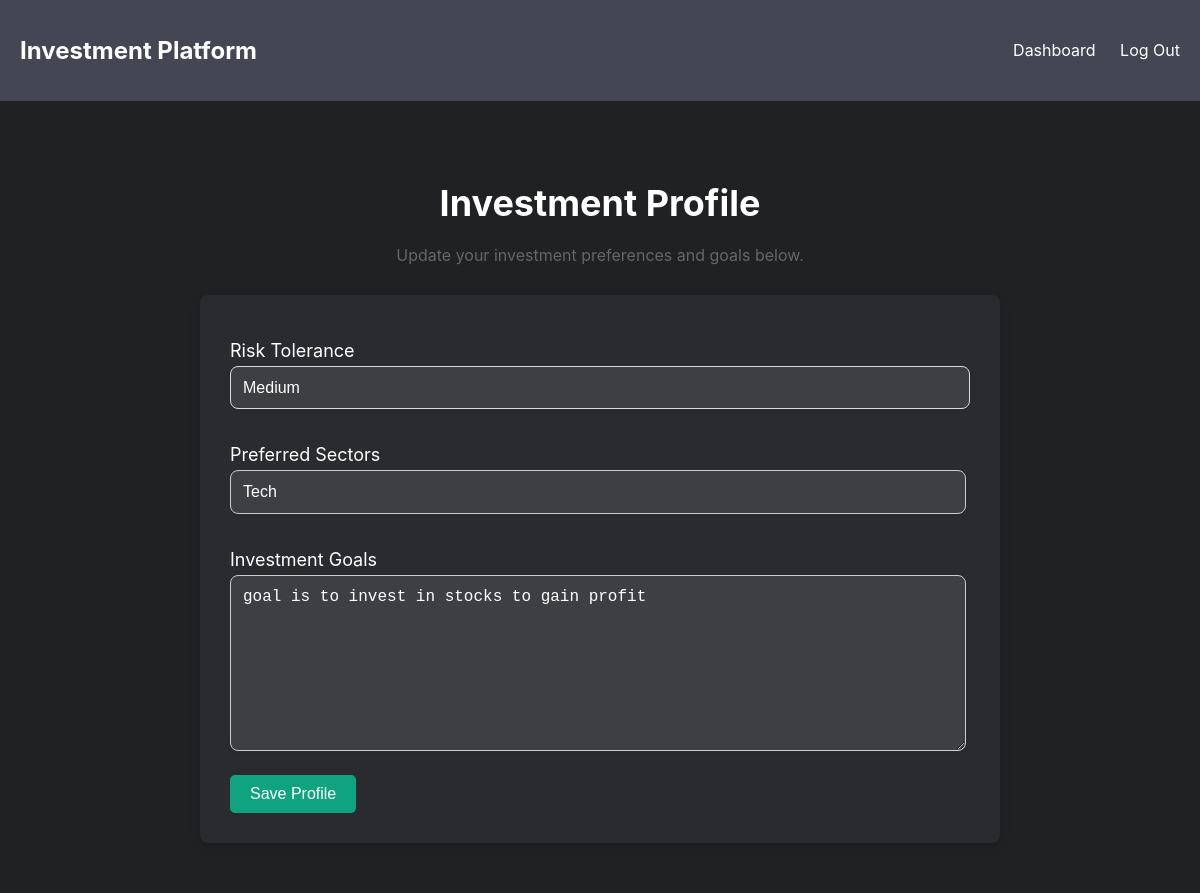
The page /profile (signed in) on the database as committed earlier.
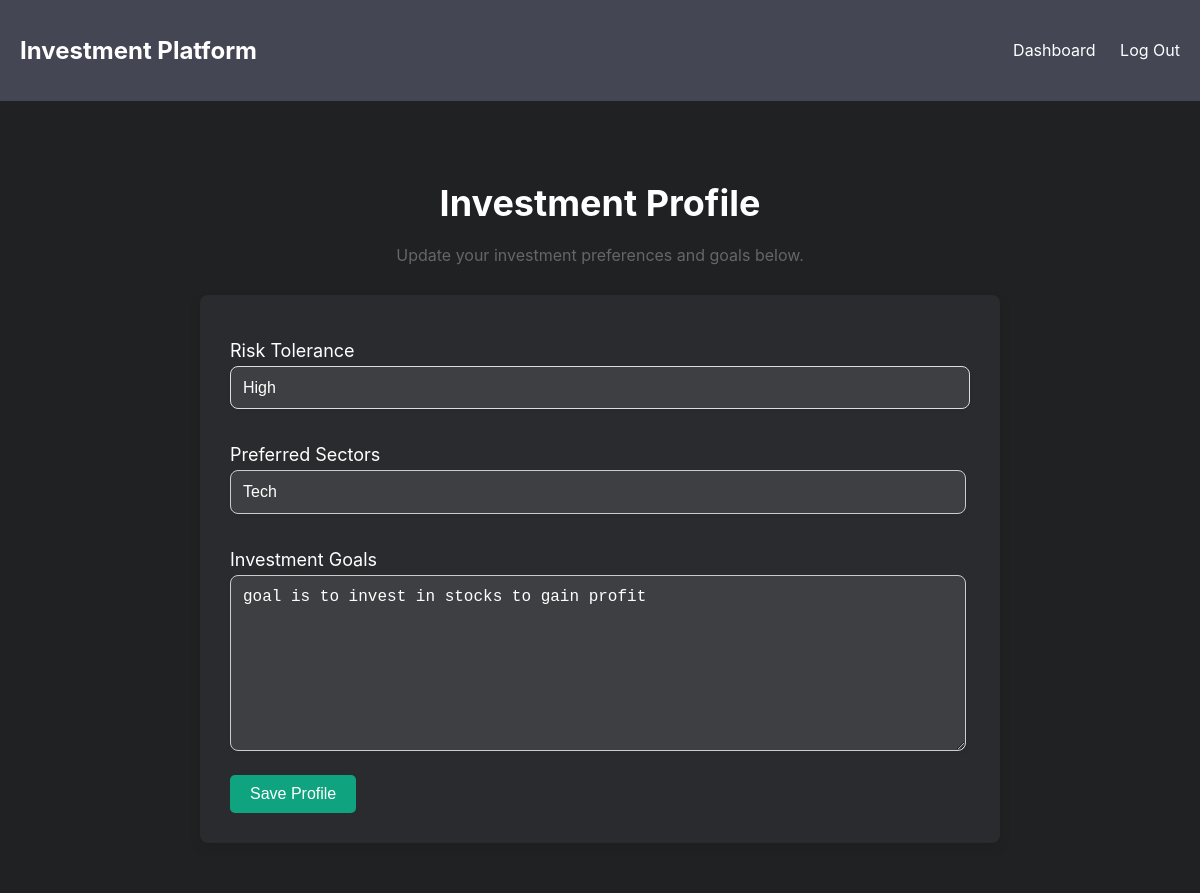
The same page on the database as committed later.
### tables this page shows
CREATE TABLE investment_profiles (
                user_id INTEGER PRIMARY KEY,
                risk_tolerance TEXT,
                preferred_sectors TEXT,
                investment_goals TEXT
            );

### app.py (the view, shortened to what this page needs)
@app.route('/profile', methods=['GET', 'POST'])
def profile():
    if 'user_id' not in session:
        return redirect('/login')
    conn = get_db_connection()
    profile = conn.execute('SELECT * FROM investment_profiles WHERE user_id = ?', (session['user_id'],)).fetchone()
    conn.close()
    return render_template('profile.html', profile=profile)

### app.py (called while the page is built)
def get_db_connection():
    conn = sqlite3.connect(DATABASE)
    conn.row_factory = sqlite3.Row
    return conn

### templates/profile.html (shortened to what this page needs)
<!DOCTYPE html>
<html lang="en">
  <head>
    <link rel="stylesheet" href="/static/css/styleprofile.css" />
  </head>
  <body>
    <nav class="navbar">
      <div class="container">
        <h1 class="brand">Investment Platform</h1>
        <ul class="nav-links">
          <li><a href="/">Dashboard</a></li>
          <li><a href="/logout">Log Out</a></li>
        </ul>
      </div>
    </nav>
    <section class="profile">
      <div class="container">
        <h2>Investment Profile</h2>
        <p>Update your investment preferences and goals below.</p>
        <form method="POST" action="/profile" class="profile-form">
          <label for="risk_tolerance">Risk Tolerance</label>
          <select name="risk_tolerance" id="risk_tolerance" required>
            <option value="medium" {% if profile and profile['risk_tolerance'] == 'medium' %}selected{% endif %}>Medium</option>
            <option value="high" {% if profile and profile['risk_tolerance'] == 'high' %}selected{% endif %}>High</option>
          </select>
          <label for="preferred_sectors">Preferred Sectors</label>
          <input type="text" name="preferred_sectors" id="preferred_sectors" value="{{ profile['preferred_sectors'] if profile else '' }}" required />
          <label for="investment_goals">Investment Goals</label>
          <textarea name="investment_goals" id="investment_goals" required>{{ profile['investment_goals'] if profile else '' }}</textarea>
          <button type="submit" class="btn">Save Profile</button>
        </form>
      </div>
    </section>
  </body>
</html>

Rows that differ between the two databases and show on the page:
changed investment_profiles "Tech": risk_tolerance "Medium" → "High"
